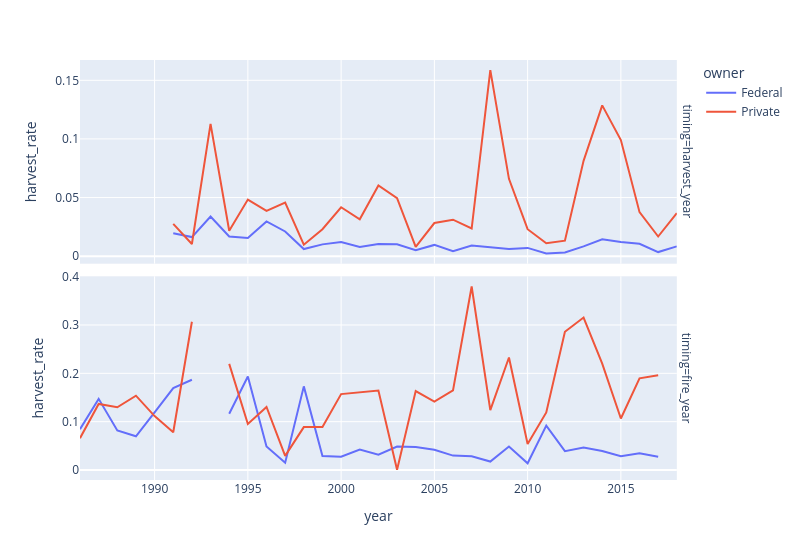

Notebook code for this chart:
### Code cell
fig = px.line(
    year_trend_comparison[year_trend_comparison.owner.ne("Other")],
    x="year",
    y="harvest_rate",
    color="owner",
    facet_row="timing",
    width=800,
)

fig.update_yaxes(matches=None)

### Figure 1 — Plotly figure (JSON) as saved in the notebook; plotly's stock layout.template omitted (floating-point values rounded to 4 significant figures)
{"data": [{"hovertemplate": "owner=Federal<br>timing=harvest_year<br>year=%{x}<br>harvest_rate=%{y}<extra></extra>", "legendgroup": "Federal", "line": {"color": "#636efa", "dash": "solid"}, "marker": {"symbol": "circle"}, "mode": "lines", "name": "Federal", "orientation": "v", "showlegend": true, "type": "scatter", "x": [1991, 1992, 1993, 1994, 1995, 1996, 1997, 1998, 1999, 2000, 2001, 2002, 2003, 2004, 2005, 2006, 2007, 2008, 2009, 2010, 2011, 2012, 2013, 2014, 2015, 2016, 2017, 2018], "xaxis": "x2", "y": [0.01956, 0.01631, 0.03376, 0.01676, 0.01545, 0.02965, 0.02109, 0.006057, 0.01008, 0.01207, 0.007932, 0.01043, 0.01011, 0.005198, 0.00961, 0.004164, 0.009025, 0.007842, 0.006223, 0.007054, 0.002276, 0.003104, 0.008378, 0.01445, 0.01213, 0.01062, 0.003505, 0.008372], "yaxis": "y2"}, {"hovertemplate": "owner=Federal<br>timing=fire_year<br>year=%{x}<br>harvest_rate=%{y}<extra></extra>", "legendgroup": "Federal", "line": {"color": "#636efa", "dash": "solid"}, "marker": {"symbol": "circle"}, "mode": "lines", "name": "Federal", "orientation": "v", "showlegend": false, "type": "scatter", "x": [1986, 1987, 1988, 1989, 1990, 1991, 1992, 1993, 1994, 1995, 1996, 1997, 1998, 1999, 2000, 2001, 2002, 2003, 2004, 2005, 2006, 2007, 2008, 2009, 2010, 2011, 2012, 2013, 2014, 2015, 2016, 2017], "xaxis": "x", "y": [0.08453, 0.1472, 0.08189, 0.06984, 0.1191, 0.1694, 0.1868, null, 0.1164, 0.1933, 0.0487, 0.01508, 0.173, 0.02882, 0.02743, 0.04217, 0.03167, 0.0486, 0.0476, 0.04188, 0.02976, 0.02828, 0.01753, 0.04851, 0.0139, 0.09183, 0.03897, 0.04629, 0.03925, 0.02837, 0.03472, 0.02749], "yaxis": "y"}, {"hovertemplate": "owner=Private<br>timing=harvest_year<br>year=%{x}<br>harvest_rate=%{y}<extra></extra>", "legendgroup": "Private", "line": {"color": "#EF553B", "dash": "solid"}, "marker": {"symbol": "circle"}, "mode": "lines", "name": "Private", "orientation": "v", "showlegend": true, "type": "scatter", "x": [1991, 1992, 1993, 1994, 1995, 1996, 1997, 1998, 1999, 2000, 2001, 2002, 2003, 2004, 2005, 2006, 2007, 2008, 2009, 2010, 2011, 2012, 2013, 2014, 2015, 2016, 2017, 2018], "xaxis": "x2", "y": [0.02761, 0.01039, 0.1128, 0.02171, 0.04826, 0.03858, 0.04564, 0.009761, 0.02299, 0.04173, 0.0315, 0.06028, 0.04947, 0.00797, 0.02826, 0.0311, 0.02359, 0.1586, 0.06598, 0.023, 0.01101, 0.01325, 0.08132, 0.1286, 0.09899, 0.03755, 0.01678, 0.03674], "yaxis": "y2"}, {"hovertemplate": "owner=Private<br>timing=fire_year<br>year=%{x}<br>harvest_rate=%{y}<extra></extra>", "legendgroup": "Private", "line": {"color": "#EF553B", "dash": "solid"}, "marker": {"symbol": "circle"}, "mode": "lines", "name": "Private", "orientation": "v", "showlegend": false, "type": "scatter", "x": [1986, 1987, 1988, 1989, 1990, 1991, 1992, 1993, 1994, 1995, 1996, 1997, 1998, 1999, 2000, 2001, 2002, 2003, 2004, 2005, 2006, 2007, 2008, 2009, 2010, 2011, 2012, 2013, 2014, 2015, 2016, 2017], "xaxis": "x", "y": [0.06581, 0.1366, 0.1298, 0.1538, 0.1115, 0.07807, 0.3066, null, 0.2196, 0.09522, 0.1304, 0.02923, 0.08877, 0.08893, 0.1571, 0.1599, 0.1643, 0.0003805, 0.1633, 0.1417, 0.1647, 0.3797, 0.1238, 0.2327, 0.05363, 0.1191, 0.2859, 0.3155, 0.2202, 0.1065, 0.1898, 0.1962], "yaxis": "y"}], "layout": {"annotations": [{"font": {}, "showarrow": false, "text": "timing=fire_year", "textangle": 90, "x": 0.98, "xanchor": "left", "xref": "paper", "y": 0.2425, "yanchor": "middle", "yref": "paper"}, {"font": {}, "showarrow": false, "text": "timing=harvest_year", "textangle": 90, "x": 0.98, "xanchor": "left", "xref": "paper", "y": 0.7575, "yanchor": "middle", "yref": "paper"}], "legend": {"title": {"text": "owner"}, "tracegroupgap": 0}, "margin": {"t": 60}, "width": 800, "xaxis": {"anchor": "y", "domain": [0, 0.98], "title": {"text": "year"}}, "xaxis2": {"anchor": "y2", "domain": [0, 0.98], "matches": "x", "showticklabels": false}, "yaxis": {"anchor": "x", "domain": [0, 0.485], "title": {"text": "harvest_rate"}}, "yaxis2": {"anchor": "x2", "domain": [0.515, 1], "title": {"text": "harvest_rate"}}}}
